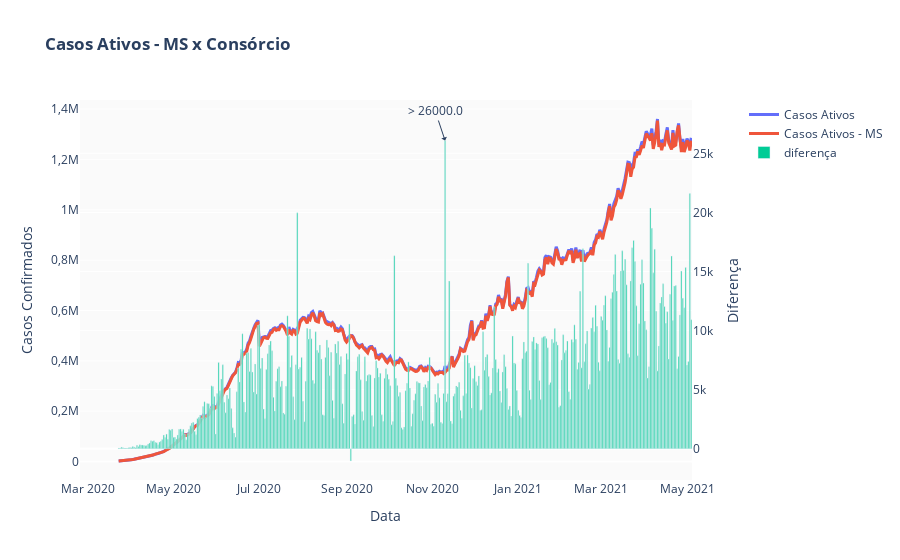

Notebook source saved alongside this figure:
### Code cell
# data_BR.iplot(y=['activeCases', 'activeCasesMS'],
#               x='date',width=2.0,
#               secondary_y='activeCasesDiff', secondary_y_title='Diferença',
#               xTitle='Data', yTitle='Casos Ativos', title='Casos Ativos - MS x Consórcio')
fig = make_subplots(specs=[[{"secondary_y": True}]])
fig.add_trace(
    go.Scatter(
        x = data_BR['date'],
        y = data_BR['activeCases'],
        line=dict(width=3),
        name='Casos Ativos'
    ),
    secondary_y=False,
)
fig.add_trace(
    go.Scatter(
        x = data_BR['date'],
        y = data_BR['activeCasesMS'],
        line=dict(width=3),
        name='Casos Ativos - MS'
    ),
    secondary_y=False,
)
fig.add_trace(
    go.Bar(
        x = data_BR['date'],
        y = data_BR['activeCasesDiff'],
        name='diferença'
    ),
    secondary_y=True,
)

# customizações de layout
fig.update_layout(
    title='<b>Casos Ativos - MS x Consórcio</b>',
    hovermode='x unified',
    separators=',.',
    plot_bgcolor='#fafafa'
)

fig.update_traces(hovertemplate='%{y:,.0f}')

# Anotações
fig.add_annotation(x=data_BR.loc[data_BR['activeCasesDiff'].idxmax(), 'date'], y=data_BR['activeCasesDiff'].max(),
            yref='y2',
            text="> "+str(round(data_BR['activeCasesDiff'].max(),-3)),
            showarrow=True,
            arrowhead=1)

# Set x-axis title
fig.update_xaxes(title_text="Data")

# Set y-axes titles
fig.update_yaxes(title_text="Casos Confirmados", secondary_y=False)
fig.update_yaxes(title_text="Diferença", secondary_y=True)

fig.show()
fig.write_html("graficos/casos-ativos_x_consorcio.html")

### Figure 1 — Plotly figure (JSON) as saved in the notebook; plotly's stock layout.template omitted (floating-point values rounded to 4 significant figures; data arrays with more than 128 entries replaced by an {"elided": "..."} marker saying what was removed)
{"data": [{"hovertemplate": "%{y:,.0f}", "line": {"width": 3}, "name": "Casos Ativos", "type": "scatter", "x": {"elided": "435 str values"}, "xaxis": "x", "y": {"elided": "435 int values"}, "yaxis": "y"}, {"hovertemplate": "%{y:,.0f}", "line": {"width": 3}, "name": "Casos Ativos - MS", "type": "scatter", "x": {"elided": "435 str values"}, "xaxis": "x", "y": {"elided": "435 int values"}, "yaxis": "y"}, {"hovertemplate": "%{y:,.0f}", "name": "diferença", "type": "bar", "x": {"elided": "435 str values"}, "xaxis": "x", "y": {"elided": "435 int values"}, "yaxis": "y2"}], "layout": {"annotations": [{"arrowhead": 1, "showarrow": true, "text": "> 26000.0", "x": "2020-11-10T00:00:00", "y": 26090, "yref": "y2"}], "hovermode": "x unified", "plot_bgcolor": "#fafafa", "separators": ",.", "title": {"text": "<b>Casos Ativos - MS x Consórcio</b>"}, "xaxis": {"anchor": "y", "domain": [0, 0.94], "title": {"text": "Data"}}, "yaxis": {"anchor": "x", "domain": [0, 1], "title": {"text": "Casos Confirmados"}}, "yaxis2": {"anchor": "x", "overlaying": "y", "side": "right", "title": {"text": "Diferença"}}}}
